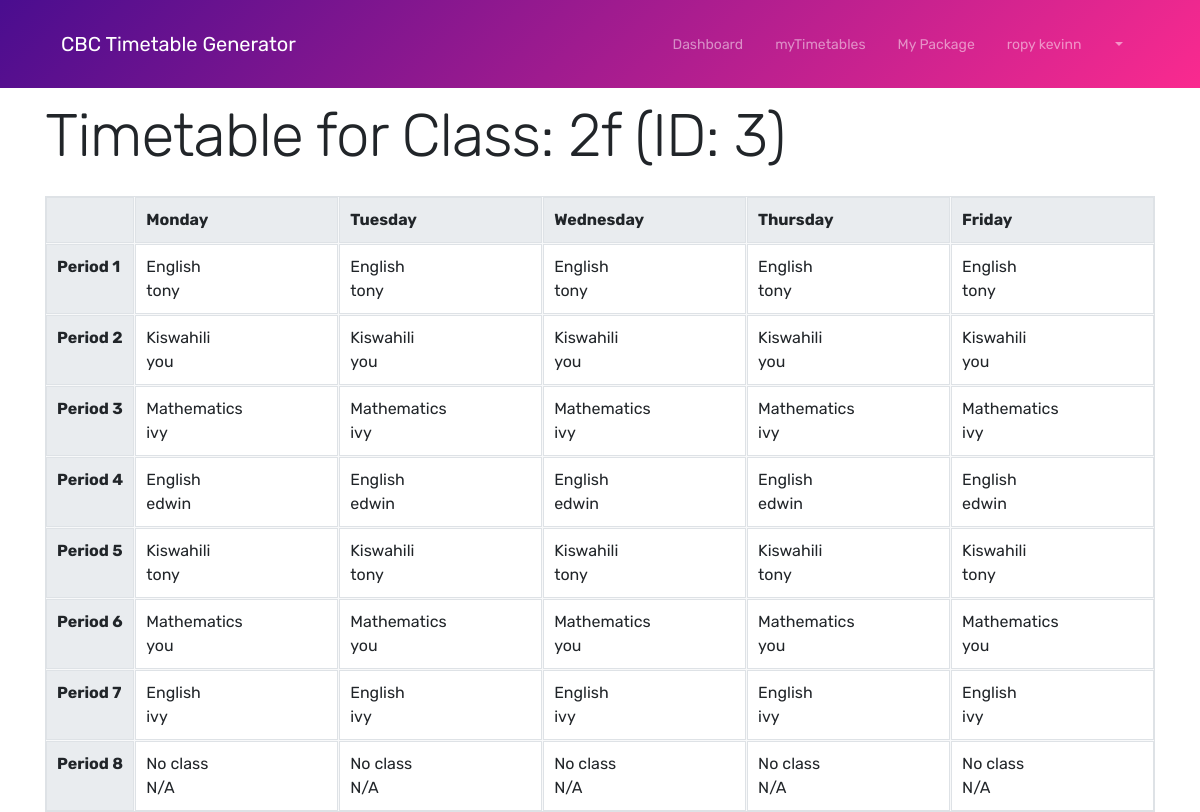
Page /admin/timetable/3 (signed in) on the committed database.
### app/models/user.py (models this page shows, shortened)
class User(UserMixin, db.Model):
    id = db.Column(db.Integer, primary_key=True)
    username = db.Column(db.String(64), unique=True, nullable=False)
    email = db.Column(db.String(120), unique=True, nullable=False)
    password_hash = db.Column(db.String(128))
    role = db.Column(db.String(20), default='teacher')
    school_id = db.Column(db.Integer, db.ForeignKey('school.id'), nullable=False)
    is_active = db.Column(db.Boolean, default=True)
    created_at = db.Column(db.DateTime, default=db.func.current_timestamp())
    updated_at = db.Column(db.DateTime, default=db.func.current_timestamp(),
                          onupdate=db.func.current_timestamp())
    @property
    def is_admin(self):
        return self.role == 'admin'

### app/models/timetable.py (models this page shows)
class Class(db.Model):
    id = db.Column(db.Integer, primary_key=True)
    name = db.Column(db.String(20), nullable=False)
    grade_level = db.Column(db.Integer, nullable=False)
    school_id = db.Column(db.Integer, db.ForeignKey('school.id'), nullable=False)
    timetable_entries = db.relationship('TimetableEntry', backref='class', lazy=True)

class Subject(db.Model):
    id = db.Column(db.Integer, primary_key=True)
    name = db.Column(db.String(50), nullable=False)
    code = db.Column(db.String(10), nullable=False)
    lessons_per_week = db.Column(db.Integer, default=1)
    grade_level = db.Column(db.Integer, nullable=False)
    school_id = db.Column(db.Integer, db.ForeignKey('school.id'), nullable=False)
    max_consecutive_periods= db.Column(db.Integer, nullable=False)

### app/admin/routes.py (the view)
@bp.route('/timetable/<int:class_id>')
@login_required
@admin_required
def view_timetable(class_id):
    class_obj = Class.query.get_or_404(class_id)
    if class_obj.school_id != current_user.school_id:
        flash('Access denied.', 'danger')
        return redirect(url_for('admin.dashboard'))
    print("class id", class_id)
    entries = TimetableEntry.query.filter_by(class_id=class_id).all()
    print("------- entries-------" ,entries )
    timetable_data = {}
    for entry in entries:
        timetable_data[(entry.day, entry.period)] = entry
        print("------- timetable data-------" ,timetable_data.get((entry.day,entry.period)) )
    return render_template('timetable/view.html',
                         class_name=class_obj.name,
                         class_id=class_id,
                         entries=timetable_data)

### app/models/timetable.py (called while the page is built)
    @property
    def subject_name(self):
        return self.subject.name if self.subject else "N/A"

    @property
    def teacher_name(self):
        return self.teacher.user.username if self.teacher else "N/A"

### app/models/user.py (called while the page is built)
@login_manager.user_loader
def load_user(id):
    return User.query.get(int(id))

### app/utils/security.py (called while the page is built)
def admin_required(f):
    @wraps(f)
    def decorated_function(*args, **kwargs):
        if not current_user.is_authenticated or not current_user.is_admin:
            abort(403)
        return f(*args, **kwargs)
    return decorated_function

### app/templates/timetable/view.html (shortened to what this page needs)
{% extends "base.html" %}
{% block content %}
<div class="container">
    {% set days = ['Monday', 'Tuesday', 'Wednesday', 'Thursday', 'Friday'] %}
    <h1 class="mb-4">Timetable for Class: {{ class_name }} (ID: {{ class_id }})</h1>
    <div class="timetable-grid">
        <div class="timetable-cell timetable-header"></div>
        {% for day in days %}
            <div class="timetable-cell timetable-header">{{ day }}</div>
        {% endfor %}
        {% for period in range(1, 9) %}
            <div class="timetable-cell period-time">Period {{ period }}</div>
            {% for day in days %}
                <div class="timetable-cell">
                    {% set entry = entries.get((day, period)) %}
                    {% if entry %}
                        <div class="subject">{{ entry.subject_name }}</div>
                        <div class="teacher">{{ entry.teacher_name }}</div>
                    {% else %}
                        <div class="subject">No class</div>
                        <div class="teacher">N/A</div>
                    {% endif %}
                </div>
            {% endfor %}
        {% endfor %}
    </div>
</div>
{% endblock %}

### app/templates/base.html (shortened to what this page needs)
<!DOCTYPE html>
<html lang="en">
<head>
    <link rel="stylesheet" href="{{ url_for('static', filename='css/bootstrap.min.css') }}">
    <link rel="stylesheet" href="{{ url_for('static', filename='css/themify-icons.css') }}">
    <link rel="stylesheet" href="{{ url_for('static', filename='css/owl.carousel.min.css') }}">
    <link href="{{ url_for('static', filename='css/style.css') }}" rel="stylesheet">
    <link href="{{ url_for('static', filename='dashboard.css') }}" rel="stylesheet">
    <link href="{{ url_for('static', filename='css2/style.css') }}" rel="stylesheet">
</head>
<body>
    <div class="nav-menu fixed-top">
        <div class="container">
            <div class="row">
                <div class="col-md-12">
                    <nav class="navbar navbar-dark navbar-expand-lg">
                        <a class="navbar-brand" href="{{ url_for('main.index') }}"> CBC Timetable Generator</a>
                        <div class="collapse navbar-collapse" id="navbar">
                            <ul class="navbar-nav ml-auto">
                                {% if current_user.is_authenticated %}
                                <li class="nav-item">
                                    <a class="nav-link" href="{{ url_for('admin.dashboard') }}">Dashboard</a>
                                </li>
                                {% endif %}
                            </ul>
                            <ul class="navbar-nav">
                                {% if current_user.is_authenticated %}
                                <li class="nav-item">
                                    <a class="nav-link" href="{{  url_for('admin.timetable')  }}">myTimetables</a>
                                </li>
                                <li class="nav-item">
                                    <a class="nav-link" href="{{ url_for('admin.dashboard') }}">My Package</a>
                                </li>
                                <li class="nav-item dropdown">
                                    <a class="nav-link dropdown-toggle" href="#" id="navbarDropdown" role="button"
                                        data-bs-toggle="dropdown">
                                        {{ current_user.username }}
                                    </a>
                                </li>
                                {% endif %}
                            </ul>
                        </div>
                    </nav>
                </div>
            </div>
        </div>
    </div>
    <div class="content" style="padding-top: 100px;">
        {% block content %}{% endblock %}
    </div>
</body>
</html>

### app/static/css/style.css (style rules this page uses)
body { font-family: 'Rubik', sans-serif; position: relative; }
a { color: #e38cb7; }
h1 { font-size: 60px; font-weight: 300; letter-spacing: -1px; margin-bottom: 1.5rem; }
.nav-menu { padding: 1rem 0; transition: all 0.3s ease; background-color: rgb(74, 13, 143); background: -moz-linear-gradient(135deg, rgb(74, 13, 143) 0%, rgb(250, 42, 143) 100%); background: -webkit-linear-gradient(135deg, rgb(74, 13, 143) 0%, rgb(250, 42, 143) 100%); background: linear-gradient(135deg, rgb(74, 13, 143) 0%, rgb(250, 42, 143) 100%); }
.navbar-nav .nav-link { position: relative; }
@media (min-width: 992px) { .navbar-expand-lg .navbar-nav .nav-link { padding-right: 1rem; padding-left: 1rem; font-size: 14px; } }
.nav-link { display: flex; align-items: center; gap: 30px; }

### app/static/css2/style.css (style rules this page uses)
.timetable-grid { display: grid; grid-template-columns: auto repeat(5, 1fr); gap: 1px; background-color: #f8f9fa; border: 1px solid #dee2e6; }
.timetable-cell { padding: 10px; border: 1px solid #dee2e6; background-color: white; }
.timetable-header { font-weight: bold; background-color: #e9ecef; }
.period-time { font-weight: bold; background-color: #e9ecef; }

### rows in the picture
User: username "ropy kevinn"
Class: name "2f"
Subject: subject_name "English" "English" "English" "English" "English" "English" "English" "English" "English" "English" "English" "English" "English" "English" "English"
User: teacher_name "tony" "tony" "tony" "tony" "tony" "tony" "tony" "tony" "tony" "tony"
Subject: subject_name "Kiswahili" "Kiswahili" "Kiswahili" "Kiswahili" "Kiswahili" "Kiswahili" "Kiswahili" "Kiswahili" "Kiswahili" "Kiswahili"
User: teacher_name "you" "you" "you" "you" "you" "you" "you" "you" "you" "you"
Subject: subject_name "Mathematics" "Mathematics" "Mathematics" "Mathematics" "Mathematics" "Mathematics" "Mathematics" "Mathematics" "Mathematics" "Mathematics"
User: teacher_name "ivy" "ivy" "ivy" "ivy" "ivy" "ivy" "ivy" "ivy" "ivy" "ivy"
User: teacher_name "edwin" "edwin" "edwin" "edwin" "edwin"

### other values in the picture
{{ class_id }} "3"
{{ day }} "Monday" "Tuesday" "Wednesday" "Thursday" "Friday"
{{ period }} "1" "2" "3" "4" "5" "6" "7" "8"
